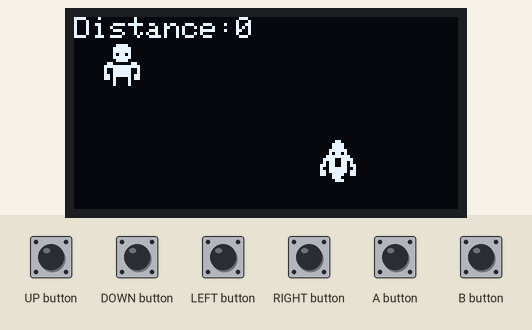
Recording of a sketch running on a simulated Arduboy, built with avr-gcc and run on an emulated ATmega32U4. On the bench: 128×64 one-colour display. The inputs (shaded band) are chosen by the test bench.

Above: at 1.2 s.
1.3 s: UP button pressed for 0.15 s
At 2.3 s:
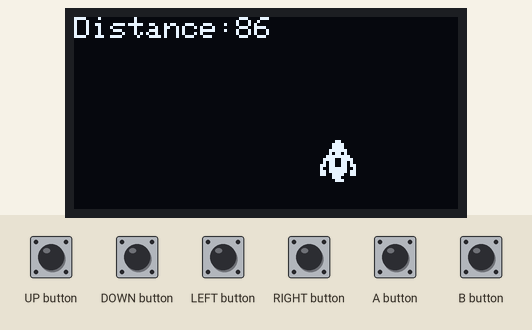
2.9 s: DOWN button pressed for 0.15 s
At 3.8 s:
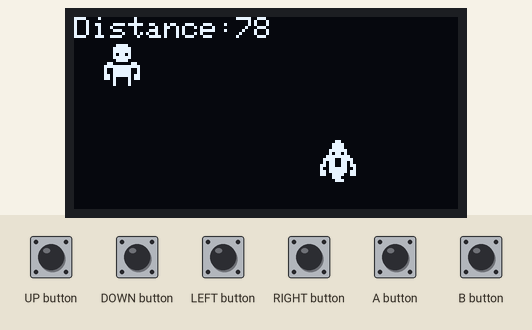
4.5 s: LEFT button pressed for 0.15 s
At 5.8 s:
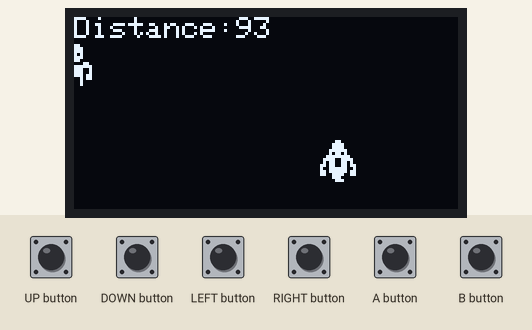
6.1 s: UP button pressed for 0.15 s
At 7.4 s:
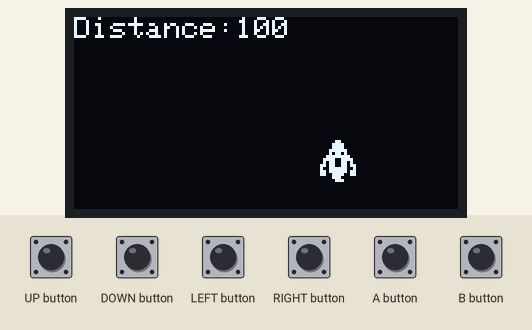
7.7 s: DOWN button pressed for 1 s
At 8.1 s:
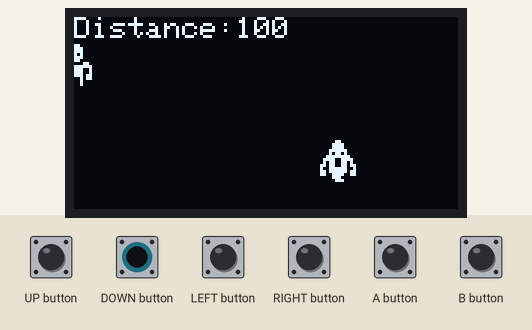
10.2 s: RIGHT button pressed for 0.15 s
At 10.29 s:
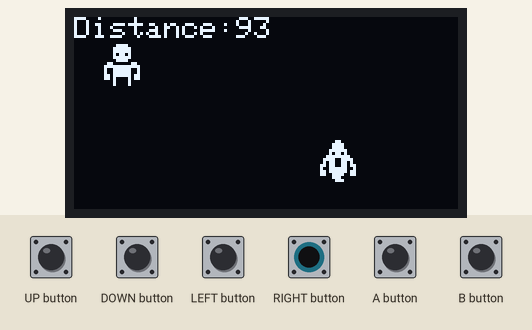
Timing chart, 0 to 12.8 s (numbered marks = the images above; inputs shaded):
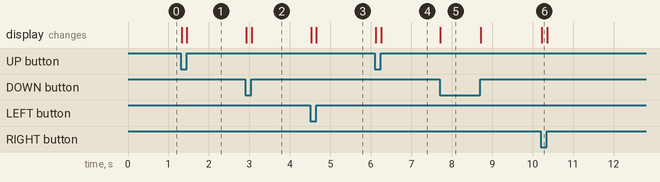

The sketch:

broughlike.ino
```cpp
#include "general.h"

void setup() {
  arduboy.begin();
  arduboy.setFrameRate(60);
  arduboy.clear();
  arduboy.display();


  hero.x = 8;
  hero.y = 8;

  enemy.x = 80;
  enemy.y = 40;
}

void loop() {
  arduboy.clear();

  //arduboy.fillRect(hero.x, hero.y, hero.w, hero.h);
  sprites.drawOverwrite(hero.x, hero.y, characters, 0);

  //arduboy.fillRect(enemy.x, enemy.y, enemy.w, enemy.h);
  sprites.drawOverwrite(enemy.x, enemy.y, characters, 8);


  arduboy.pollButtons();
  actionsInput();

  arduboy.print("Distance:");
  arduboy.println(distance);


  arduboy.display();

}
```

general.h
```cpp
#pragma once

//this is here for now, just for testing
uint8_t distance;

#include <Arduboy2.h>
Arduboy2 arduboy;

#include <Sprites.h>
Sprites sprites;

#include "structures.h"
#include "input.h"
#include "sprites.h"


//not for now
//#include <ArduboyTones.h>
```

input.h
```cpp
#pragma once
#include "general.h"

void enemyMove();

void actionsInput(){
  uint8_t step = 16;
  if (arduboy.justPressed(RIGHT_BUTTON)&& hero.x < (arduboy.width() - hero.w)){
    hero.x += step;
    //enemyMove();
  }
  if (arduboy.justPressed(LEFT_BUTTON) && hero.x > 0){
    hero.x -= step;
    //enemyMove();
  }
  if (arduboy.justPressed(DOWN_BUTTON) && hero.y < (arduboy.height() - hero.h)){
    hero.y += step;
    //enemyMove();
  }
  if (arduboy.justPressed(UP_BUTTON)&& hero.y > 0){
    hero.y -= step;
    //enemyMove();
  }

  if (arduboy.justReleased(RIGHT_BUTTON) || arduboy.justReleased(LEFT_BUTTON) || arduboy.justReleased(DOWN_BUTTON) || arduboy.justReleased(UP_BUTTON)){
    enemyMove();
  }
}


void enemyMove(){

  uint8_t xd = enemy.x - hero.x;
  uint8_t yd = enemy.y - hero.y;
  distance = sqrt(pow (hero.x-enemy.x, 2) + pow (hero.y-enemy.y, 2));


  if (distance > 16 && distance < 48){
    if (enemy.x > hero.x){
      enemy.x -= 8;
    }
    if (enemy.x < hero.x){
      enemy.x += 8;
    }

    if (enemy.y < hero.y){
      enemy.y+=8;
    }
    if (enemy.y > hero.y){
      enemy.y-=8;
    }
  }
}
```

structures.h
```cpp
#pragma once

struct Characters:Rect {
  uint8_t h = 8;
  uint8_t w = 8;
  int16_t x = 0;
  int16_t y = 0;
};

Characters hero;
Characters enemy;
```

Source omitted: sprites.h (data table, 6404 bytes)

Measured:
- after the input at 1.3 s, the display: first changes at once (image 1 shows a later state)
- after the input at 2.9 s, the display: first changes at once (image 2 shows a later state)
- after the input at 4.5 s, the display: first changes at once (image 3 shows a later state)
- after the input at 6.1 s, the display: first changes at once (image 4 shows a later state)
- after the input at 7.7 s, the display: changes at once (image 5)
- after the input at 10.2 s, the display: changes at once (image 6)
